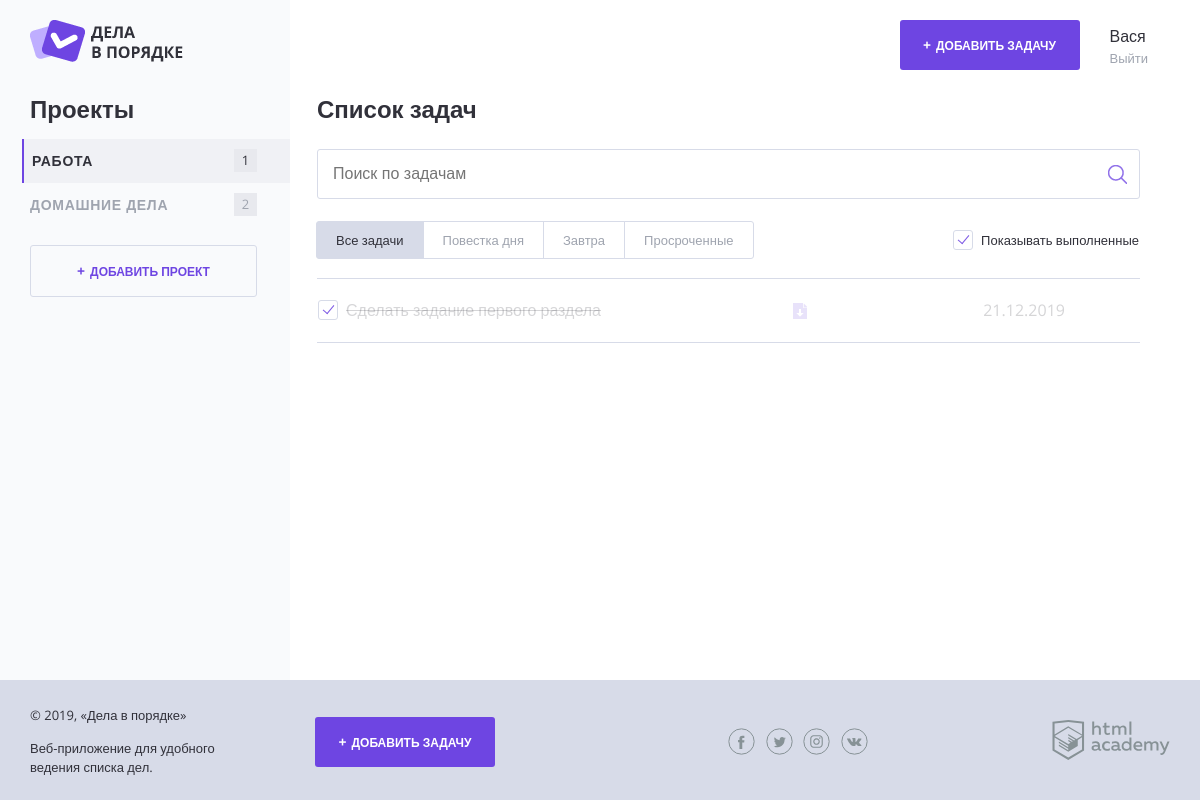
Screenshot of /?project=3 with the database file from the repository.
### tables this page shows
CREATE TABLE project (
    id INT AUTO_INCREMENT PRIMARY KEY COMMENT 'Идентификатор проекта',
    user_id INT NOT NULL COMMENT 'Пользователь, которому принадлежит проект',
    project_name VARCHAR(128) NOT NULL COMMENT 'Название проекта',
    INDEX (user_id)
);

CREATE TABLE task (
    id INT AUTO_INCREMENT PRIMARY KEY COMMENT 'Идентификатор задачи',
    user_id INT NOT NULL COMMENT 'Пользователь, которому принадлежит задача',
    project_id INT NOT NULL COMMENT 'Проект, которому принадлежит задача',
    task_name VARCHAR(128) NOT NULL COMMENT 'Название задачи',
    status_ready TINYINT DEFAULT 0 COMMENT 'Статус готовности',
    dt_add TIMESTAMP DEFAULT CURRENT_TIMESTAMP COMMENT 'Таймстэмп заведения задачи',
    dt_deadline VARCHAR(128) COMMENT 'Таймстэмп дедлайна',  
    INDEX (user_id),
    INDEX (project_id)
);

### helpers.php (called while the page is built, shortened)
<?php
function include_template($name, array $data = []) {
    $name = 'templates/' . $name;
    extract($data);
    require $name;
    $result = ob_get_clean();
    return $result;
}

### my_functions.php (called while the page is built, shortened)
<?php
function count_tasks2($con, $project_id){
     $query_count = "SELECT COUNT(id) FROM task WHERE project_id = $project_id";
     $result = mysqli_query($con,  $query_count)
          or exit('Ошибка подключения к бд в функции');
     $row = mysqli_fetch_row($result);
     return $row[0];
};
?>

### templates/layout.php (the view, shortened to what this page needs)
<!DOCTYPE html>
<html lang="ru">
<head>
    <link rel="stylesheet" href="css/normalize.css">
    <link rel="stylesheet" href="css/style.css">
    <link rel="stylesheet" href="css/flatpickr.min.css">
</head>
<body>
    <div class="page-wrapper">
        <div class="container container--with-sidebar">
            <header class="main-header">
                <a href="/">
                    <img src="img/logo.png" width="153" height="42" alt="Логотип Дела в порядке">
                </a>
                <div class="main-header__side">
                    <a class="main-header__side-item button button--plus open-modal" href="pages/form-task.html">Добавить задачу</a>
                    <div class="main-header__side-item user-menu">
                        <div class="user-menu__data">
                            <p><?= htmlspecialchars($user_name); ?></p>
                            <a href="#">Выйти</a>
                        </div>
                    </div>
                </div>
            </header>
            <div class="content">
                <section class="content__side">
                    <h2 class="content__side-heading">Проекты</h2>
                    <nav class="main-navigation">
                        <ul class="main-navigation__list">
                            <?php foreach ($projects_arr as $one_project): ?>
                                <li class="main-navigation__list-item<?php if ($_GET['project'] == $one_project['id']) echo ' main-navigation__list-item--active' ?>">
                                    <a class="main-navigation__list-item-link" href="?project=<?= $one_project['id'] ?>"><?= htmlspecialchars($one_project['project_name']); ?></a>
                                    <span class="main-navigation__list-item-count"><?= count_tasks2($con, $one_project['id']); ?></span>
                                </li>
                            <?php endforeach; ?>
                        </ul>
                    </nav>
                    <a class="button button--transparent button--plus content__side-button" href="pages/form-project.html" target="project_add">Добавить проект</a>
                </section>
                <?= $main; ?>
            </div>
        </div>
    </div>
    <footer class="main-footer">
        <div class="container">
            <div class="main-footer__copyright">
                <p>© 2019, «Дела в порядке»</p>
                <p>Веб-приложение для удобного ведения списка дел.</p>
            </div>
            <a class="main-footer__button button button--plus" href="pages/form-task.html">Добавить задачу</a>
            <div class="main-footer__social social">
                <a class="social__link social__link--facebook" href="#">
                </a>
                <a class="social__link social__link--twitter" href="#">
                </a>
                <a class="social__link social__link--instagram" href="#">
                </a>
                <a class="social__link social__link--vkontakte" href="#">
                </a>
            </div>
            <div class="main-footer__developed-by">
                <a href="https://htmlacademy.ru/intensive/php">
                    <img src="img/htmlacademy.svg" alt="HTML Academy" width="118" height="40">
                </a>
            </div>
        </div>
    </footer>
</body>
</html>

### templates/main.php (shortened to what this page needs)
<main class="content__main">
    <h2 class="content__main-heading"><?php if(!$checker_get_params && $_GET['project']) echo 'Ошибка 404, такая страница отсутствует';
                                            else echo 'Список задач' ?></h2>
    <form class="search-form" action="index.php" method="post" autocomplete="off">
        <input class="search-form__input" type="text" name="" value="" placeholder="Поиск по задачам">
        <input class="search-form__submit" type="submit" name="" value="Искать">
    </form>
    <div class="tasks-controls">
        <nav class="tasks-switch">
            <a href="/" class="tasks-switch__item tasks-switch__item--active">Все задачи</a>
            <a href="/" class="tasks-switch__item">Повестка дня</a>
            <a href="/" class="tasks-switch__item">Завтра</a>
            <a href="/" class="tasks-switch__item">Просроченные</a>
        </nav>
        <label class="checkbox">
            <span class="checkbox__text">Показывать выполненные</span>
        </label>
    </div>
    <table class="tasks">
        <?php foreach ($tasks_arr as $one_task) :
            if ($show_complete_tasks == 0 and $one_task["status_ready"] == 1) continue; ?>
            <tr class="tasks__item task<?php if ($one_task["status_ready"]) echo ' task--completed'; elseif (count_hours($one_task["dt_deadline"]) < 24) echo ' task--important'; ?>">
                <td class="task__select">
                    <label class="checkbox task__checkbox">
                        <span class="checkbox__text"><?= htmlspecialchars($one_task["task_name"]); ?></span>
                    </label>
                </td>
                <td class="task__file">
                    <a class="download-link" href="#"></a>
                </td>
                <td class="task__date"> <?= htmlspecialchars($one_task["dt_deadline"]); ?> </td>
                <td class="task__controls">
                </td>
            </tr>
        <?php endforeach; ?>
    </table>
</main>

### rows the page displays
project: project_name "РАБОТА", id "1"
project: project_name "ДОМАШНИЕ ДЕЛА", id "2"
task: task_name "Сделать задание первого раздела", dt_deadline "21.12.2019"

### other values shown
$user_name "Вася"
